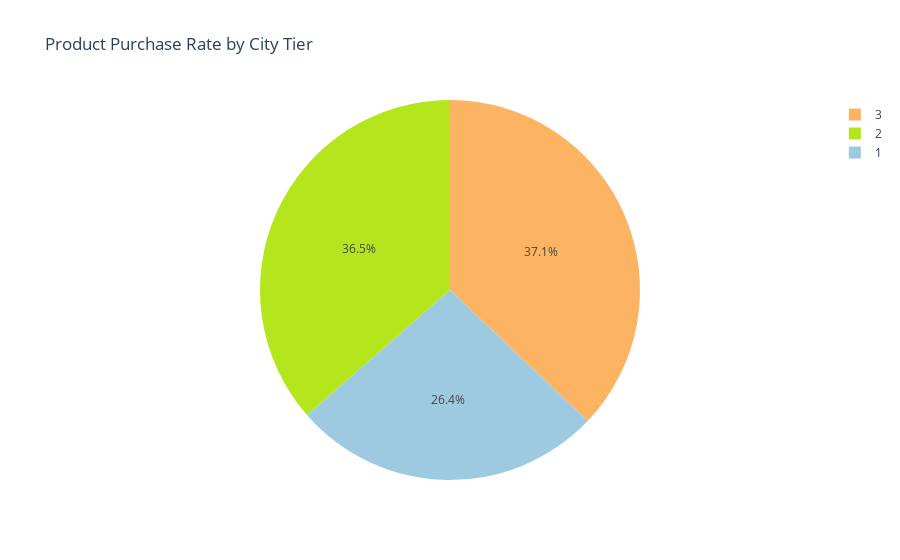

The code cell stored with this chart in its notebook:
### Markdown cell above
## Product purchase rate by city tier

### Code cell
import plotly.graph_objects as go
import plotly.io as pio

# Calculate purchase rate by city tier
city_tier_purchase_rate = df1.groupby('CityTier')['ProdTaken'].mean() * 100

# Create a pie chart with Plotly
fig = go.Figure(data=[go.Pie(
    labels=city_tier_purchase_rate.index,
    values=city_tier_purchase_rate.values,
    marker=dict(colors=['rgb(158,202,225)', 'rgb(181,230,29)', 'rgb(253,180,98)'])
)])

# Update layout
fig.update_layout(
    title='Product Purchase Rate by City Tier',
)

# Show the plot
pio.show(fig)

### Figure 1 — Plotly figure (JSON) as saved in the notebook; plotly's stock layout.template omitted (floating-point values rounded to 4 significant figures)
{"data": [{"labels": [1, 2, 3], "marker": {"colors": ["rgb(158,202,225)", "rgb(181,230,29)", "rgb(253,180,98)"]}, "type": "pie", "values": [20.72, 28.57, 29.09]}], "layout": {"title": {"text": "Product Purchase Rate by City Tier"}}}
